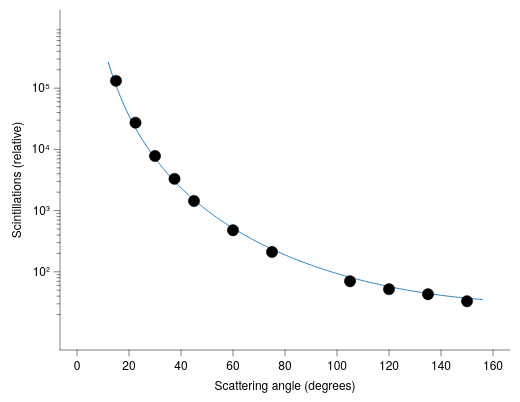

Write the Vega-Lite specification saved for this chart.
### Vega-Lite specification from a JSON file in a GitHub repository (floating-point values rounded to 4 significant figures; data arrays with more than 128 entries replaced by an {"elided": "..."} marker saying what was removed)
{"background": null, "config": {"arc": {"fill": "#DBDBDB", "fillOpacity": 1.0, "innerRadius": 42.5, "padAngle": 0.03, "stroke": "black", "strokeOpacity": 1, "strokeWidth": 0.25}, "area": {"fill": "#DBDBDB", "fillOpacity": 1.0, "stroke": "black", "strokeOpacity": 1, "strokeWidth": 0.25}, "axis": {"domain": true, "domainCap": "round", "domainColor": "black", "domainWidth": 0.25, "grid": false, "gridCap": "round", "gridColor": "#F1F1F1", "gridDash": [0, 0], "gridOpacity": 1.0, "gridWidth": 0.25, "labelColor": "black", "labelFont": "Helvetica Neue, HelveticaNeue, Helvetica, Arial, sans-serif", "labelFontSize": 6, "labelFontStyle": "normal", "labelFontWeight": 400, "offset": 0, "ticks": true, "tickCap": "round", "tickColor": "black", "tickRound": false, "tickSize": 3, "tickWidth": 0.25, "titleColor": "black", "titleFont": "Helvetica Neue, HelveticaNeue, Helvetica, Arial, sans-serif", "titleFontSize": 6, "titleFontStyle": "normal", "titleFontWeight": 400}, "axisX": {"domain": true, "labelAlign": "center", "labelAngle": 0, "labels": true, "ticks": true, "translate": 0}, "axisY": {"domain": true, "labelAlign": "right", "labelAngle": 0, "labels": true, "ticks": true, "translate": 0}, "axisRight": {"domain": true, "labelAlign": "left", "labelAngle": 0, "labels": true, "ticks": true, "translate": 0}, "axisTop": {"domain": true, "labelAlign": "center", "labelAngle": 0, "labels": true, "ticks": true, "translate": 0}, "axisBand": {"tickOffset": 0}, "bar": {"fill": "#DBDBDB", "fillOpacity": 1.0, "stroke": "black", "strokeOpacity": 1, "strokeWidth": 0.25}, "boxplot": {"size": 15.3, "ticks": {"cornerRadius": 0.25, "fill": "black", "opacity": 1, "size": 7.65, "thickness": 0.25}, "box": {"fillOpacity": 1.0, "stroke": "black", "strokeOpacity": 1, "strokeWidth": 0.25}, "median": {"cornerRadius": 0, "fill": "black", "fillOpacity": 1.0, "opacity": 1, "size": 15.3, "thickness": 0.25}, "rule": {"fill": "black", "fillOpacity": 1.0, "size": 17.0, "stroke": "black", "strokeDash": [0, 0], "strokeOpacity": 1, "strokeWidth": 0.25}, "outliers": {"color": "black", "fill": "black", "fillOpacity": 1.0, "size": 0, "stroke": "black", "strokeOpacity": 1, "strokeWidth": 0.25}}, "circle": {"fill": "black", "fillOpacity": 1.0, "size": 2.125, "stroke": null, "strokeOpacity": 1, "strokeWidth": 0.25}, "errorband": {"band": {"fillOpacity": 0.6, "stroke": null, "strokeWidth": 0.25, "strokeOpacity": 1}, "borders": {"opacity": 0, "strokeOpacity": 1, "strokeWidth": 0.25}}, "errorbar": {"opacity": 1, "rule": {"strokeDash": [0, 0], "strokeWidth": 0.25}, "ticks": {"color": "black", "cornerRadius": 0.125, "opacity": 1, "size": 10.2, "thickness": 0.25}, "thickness": 0.25}, "font": "Helvetica Neue, HelveticaNeue, Helvetica, Arial, sans-serif", "geoshape": {"fill": "#DBDBDB", "fillOpacity": 1.0, "stroke": "black", "strokeOpacity": 1, "strokeWidth": 0.25}, "header": {"labelColor": "black", "labelFont": "Helvetica Neue, HelveticaNeue, Helvetica, Arial, sans-serif", "labelFontSize": 6, "labelFontStyle": "normal", "labelFontWeight": 400, "titleColor": "black", "titleFont": "Helvetica Neue, HelveticaNeue, Helvetica, Arial, sans-serif", "titleFontSize": 6, "titleFontStyle": "normal", "titleFontWeight": 400, "titlePadding": 0}, "legend": {"disable": false, "offset": 4.5, "titlePadding": 4, "labelOffset": 2, "gradientLabelOffset": 2, "columnPadding": 4, "rowPadding": 2, "gradientLength": 85.0, "gradientThickness": 8.5, "gradientOpacity": 1.0, "gradientStrokeColor": "black", "gradientStrokeWidth": 0.25, "labelColor": "black", "labelFont": "Helvetica Neue, HelveticaNeue, Helvetica, Arial, sans-serif", "labelFontSize": 6, "labelFontStyle": "normal", "labelFontWeight": 400, "strokeColor": "black", "strokeWidth": 0, "symbolSize": 36, "symbolStrokeColor": "black", "symbolStrokeWidth": 0.25, "titleColor": "black", "titleFont": "Helvetica Neue, HelveticaNeue, Helvetica, Arial, sans-serif", "titleFontSize": 6, "titleFontStyle": "normal", "titleFontWeight": 400}, "line": {"color": "black", "stroke": "black", "strokeCap": "butt", "strokeDash": [0, 0], "strokeOpacity": 1, "strokeWidth": 0.5}, "point": {"filled": true, "fill": "#DBDBDB", "fillOpacity": 1.0, "size": 8.5, "stroke": "black", "strokeOpacity": 1, "strokeWidth": 0.25}, "range": {"category": ["#B2B2B2", "#4A7CD3", "#008542", "#664CAF", "#509F98", "#636363", "#284F93", "#005226", "#382864", "#285753"], "diverging": {"scheme": ["#443E60", "#5F597E", "#7C759B", "#9994B6", "#B7B4CC", "#D6D5DC", "#F6F6F6", "#D1DAD9", "#A4C2BF", "#7AA9A4", "#578E89", "#37736E", "#1B5954"]}, "heatmap": {"scheme": ["#440154", "#472270", "#433E82", "#38598C", "#2C728E", "#238A8D", "#24A086", "#39B578", "#5DC862", "#96D646", "#CAE02D", "#FDE724"]}, "ordinal": {"scheme": ["#F1F1F1", "#DBDBDB", "#C6C6C6", "#B2B2B2", "#9D9D9D", "#898989", "#767676", "#636363", "#515151", "#404040", "#2F2F2F", "#1F1F1F"]}, "ramp": {"scheme": ["#440154", "#472270", "#433E82", "#38598C", "#2C728E", "#238A8D", "#24A086", "#39B578", "#5DC862", "#96D646", "#CAE02D", "#FDE724"]}}, "rule": {"color": "black", "stroke": "black", "strokeCap": "round", "strokeDash": [2, 2], "strokeOpacity": 1, "strokeWidth": 0.25}, "scale": {"barBandPaddingInner": 0.1, "rectBandPaddingInner": 0, "tickBandPaddingInner": 0.1, "bandPaddingOuter": 0.1, "bandWithNestedOffsetPaddingInner": 0.2, "bandWithNestedOffsetPaddingOuter": 0.2, "offsetBandPaddingInner": 0, "offsetBandPaddingOuter": 0, "continuousPadding": 8.5, "round": false}, "rect": {"fill": "#DBDBDB", "fillOpacity": 1.0, "stroke": "black", "strokeOpacity": 1, "strokeWidth": 0.25}, "square": {"fill": "#DBDBDB", "fillOpacity": 1.0, "size": 17.0, "stroke": "black", "strokeOpacity": 1, "strokeWidth": 0.25}, "text": {"color": "black", "font": "Helvetica Neue, HelveticaNeue, Helvetica, Arial, sans-serif", "fontSize": 6, "fontStyle": "normal", "fontWeight": 400}, "tick": {"color": "black", "cornerRadius": 0.125, "opacity": 1.0, "size": 15.3, "thickness": 0.25}, "title": {"anchor": "middle", "frame": "group", "color": "black", "font": "Helvetica Neue, HelveticaNeue, Helvetica, Arial, sans-serif", "fontSize": 6, "fontStyle": "normal", "fontWeight": 400, "subtitleColor": "black", "subtitleFont": "Helvetica Neue, HelveticaNeue, Helvetica, Arial, sans-serif", "subtitleFontSize": 6, "subtitleFontStyle": "normal", "subtitleFontWeight": 400}, "trail": {"color": "black", "opacity": 1, "size": 0.5}, "view": {"continuousWidth": 225, "continuousHeight": 170, "discreteWidth": 225, "discreteHeight": 170, "fill": null, "stroke": null, "strokeWidth": 0.25}}, "layer": [{"layer": [{"data": {"name": "data-c2122a1daf34c608097629d361eca1b3"}, "mark": {"type": "line", "color": "#1D83CA"}, "encoding": {"x": {"field": "angle", "scale": {"domain": [0, 160], "nice": false}, "title": "Scattering angle (degrees)", "type": "quantitative"}, "y": {"axis": {"labelExpr": "round(log(datum.value) / log(10)) < 0 ? '10⁻' + (abs(round(log(datum.value) / log(10))) >= 10 ? '⁰¹²³⁴⁵⁶⁷⁸⁹'[floor(abs(round(log(datum.value) / log(10)))/10)] + '⁰¹²³⁴⁵⁶⁷⁸⁹'[abs(round(log(datum.value) / log(10)))%10] : '⁰¹²³⁴⁵⁶⁷⁸⁹'[abs(round(log(datum.value) / log(10)))]) : '10' + (abs(round(log(datum.value) / log(10))) >= 10 ? '⁰¹²³⁴⁵⁶⁷⁸⁹'[floor(abs(round(log(datum.value) / log(10)))/10)] + '⁰¹²³⁴⁵⁶⁷⁸⁹'[abs(round(log(datum.value) / log(10)))%10] : '⁰¹²³⁴⁵⁶⁷⁸⁹'[abs(round(log(datum.value) / log(10)))])", "title": "Scintillations (relative)", "values": [100, 1000, 10000, 100000]}, "field": "N", "scale": {"domain": [20, 300000.0], "type": "log", "nice": false}, "type": "quantitative"}}}, {"data": {"name": "data-94158ffd55df68be378126bf512a7c99"}, "mark": {"type": "point", "color": "black", "filled": true, "size": 32}, "encoding": {"x": {"field": "angle", "scale": {"domain": [0, 160], "nice": false}, "title": "Scattering angle (degrees)", "type": "quantitative"}, "y": {"axis": {"labelExpr": "round(log(datum.value) / log(10)) < 0 ? '10⁻' + (abs(round(log(datum.value) / log(10))) >= 10 ? '⁰¹²³⁴⁵⁶⁷⁸⁹'[floor(abs(round(log(datum.value) / log(10)))/10)] + '⁰¹²³⁴⁵⁶⁷⁸⁹'[abs(round(log(datum.value) / log(10)))%10] : '⁰¹²³⁴⁵⁶⁷⁸⁹'[abs(round(log(datum.value) / log(10)))]) : '10' + (abs(round(log(datum.value) / log(10))) >= 10 ? '⁰¹²³⁴⁵⁶⁷⁸⁹'[floor(abs(round(log(datum.value) / log(10)))/10)] + '⁰¹²³⁴⁵⁶⁷⁸⁹'[abs(round(log(datum.value) / log(10)))%10] : '⁰¹²³⁴⁵⁶⁷⁸⁹'[abs(round(log(datum.value) / log(10)))])", "title": "Scintillations (relative)", "values": [100, 1000, 10000, 100000]}, "field": "N", "scale": {"domain": [20, 300000.0], "type": "log", "nice": false}, "type": "quantitative"}}}]}, {"data": {"name": "data-94158ffd55df68be378126bf512a7c99"}, "mark": {"type": "point", "opacity": 0}, "encoding": {"y": {"axis": {"domain": false, "grid": false, "labels": false, "orient": "left", "tickSize": 1.5, "ticks": true, "values": [20, 30, 40, 50, 60, 70, 80, 90, 200, 300, 400, 500, 600, 700, 800, 900, 2000, 3000, 4000, 5000, 6000, 7000, 8000, 9000, 20000, 30000, 40000, 50000, 60000, 70000, 80000, 90000, 200000, 300000, 400000, 500000, 600000, 700000, 800000, 900000]}, "field": "N", "scale": {"base": 10, "domain": [10, 1000000], "type": "log", "nice": false}, "title": null, "type": "quantitative"}}, "transform": [{"filter": "false"}]}], "resolve": {"axis": {"y": "independent"}}, "$schema": "https://vega.github.io/schema/vega-lite/v6.4.1.json", "datasets": {"data-c2122a1daf34c608097629d361eca1b3": {"elided": "240 records"}, "data-94158ffd55df68be378126bf512a7c99": [{"angle": 15.0, "N": 132000.0}, {"angle": 22.5, "N": 27300.0}, {"angle": 30.0, "N": 7800.0}, {"angle": 37.5, "N": 3300.0}, {"angle": 45.0, "N": 1435.0}, {"angle": 60.0, "N": 477.0}, {"angle": 75.0, "N": 211.0}, {"angle": 105.0, "N": 70.0}, {"angle": 120.0, "N": 52.0}, {"angle": 135.0, "N": 43.0}, {"angle": 150.0, "N": 33.0}]}}
